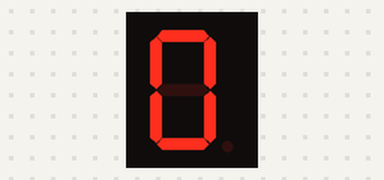
Bench run of a program on a simulated ESP32 board running MicroPython. Shown: 1-digit seven-segment display. The segment pins are drawn as the display they are named for.

Above: at 0.21 s.
At 0.81 s:
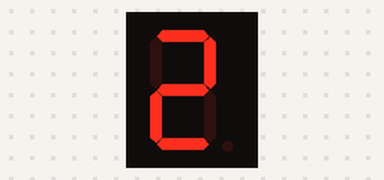
At 1.41 s:
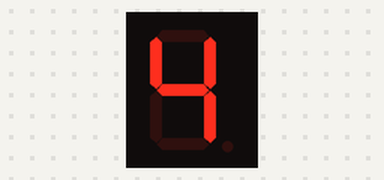
At 2.01 s:
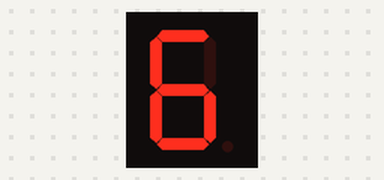
At 2.8 s:
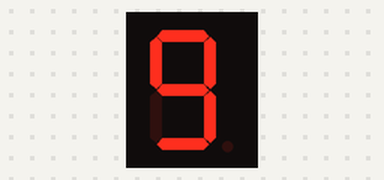

The program:

seg.py
```python
# 数码管段码演示：a4 b5 c6 d7 e15 f16 g17 dp18，每段串 220Ω+（S3 安全脚）
# 注意：本文件段码按共阳极编写；套件是共阴，0/1 需全部取反
import machine
import time


a = machine.Pin(4, machine.Pin.OUT)
b = machine.Pin(5, machine.Pin.OUT)
c = machine.Pin(6, machine.Pin.OUT)
d = machine.Pin(7, machine.Pin.OUT)
e = machine.Pin(15, machine.Pin.OUT)
f = machine.Pin(16, machine.Pin.OUT)
g = machine.Pin(17, machine.Pin.OUT)
dot = machine.Pin(18, machine.Pin.OUT)

number_led = [a, b, c, d, e, f, g, dot]

number_dict = {
    0: "00000011",
    1: "10011111",
    2: "00100101",
    3: "00001101",
    4: "10011001",
    5: "01001001",
    6: "01000001",
    7: "00011111",
    8: "00000001",
    9: "00001001",
    "open": "00000000",
    "close": "11111111"
}

def show_number(number):
    if number_dict.get(number):
        i = 0
        for bit in number_dict.get(number):
            if bit == "1":
                number_led[i].value(1)
            else:
                number_led[i].value(0)
            i += 1

def main():
    # show_number("open")  # 全亮（共阳极低电平有效，所以全0）
    # show_number("close")  # 全灭（全1）

    for i in range(10):
        show_number(i)
        time.sleep(0.3)

if __name__ == "__main__":
    main()
```
